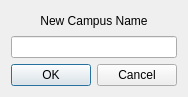
<?xml version="1.0" encoding="UTF-8"?>
<ui version="4.0">
 <class>campusCreator</class>
 <widget class="QDialog" name="campusCreator">
  <property name="geometry">
   <rect>
    <x>0</x>
    <y>0</y>
    <width>176</width>
    <height>97</height>
   </rect>
  </property>
  <property name="windowTitle">
   <string>Dialog</string>
  </property>
  <layout class="QVBoxLayout" name="verticalLayout">
   <item>
    <widget class="QLabel" name="DialogText">
     <property name="text">
      <string>New Campus Name</string>
     </property>
     <property name="alignment">
      <set>Qt::AlignCenter</set>
     </property>
    </widget>
   </item>
   <item>
    <widget class="QLineEdit" name="NameField"/>
   </item>
   <item>
    <widget class="QDialogButtonBox" name="Buttons">
     <property name="orientation">
      <enum>Qt::Horizontal</enum>
     </property>
     <property name="standardButtons">
      <set>QDialogButtonBox::Cancel|QDialogButtonBox::Ok</set>
     </property>
    </widget>
   </item>
  </layout>
 </widget>
 <resources/>
 <connections>
  <connection>
   <sender>Buttons</sender>
   <signal>accepted()</signal>
   <receiver>campusCreator</receiver>
   <slot>accept()</slot>
   <hints>
    <hint type="sourcelabel">
     <x>248</x>
     <y>254</y>
    </hint>
    <hint type="destinationlabel">
     <x>157</x>
     <y>274</y>
    </hint>
   </hints>
  </connection>
  <connection>
   <sender>Buttons</sender>
   <signal>rejected()</signal>
   <receiver>campusCreator</receiver>
   <slot>reject()</slot>
   <hints>
    <hint type="sourcelabel">
     <x>316</x>
     <y>260</y>
    </hint>
    <hint type="destinationlabel">
     <x>286</x>
     <y>274</y>
    </hint>
   </hints>
  </connection>
 </connections>
</ui>
